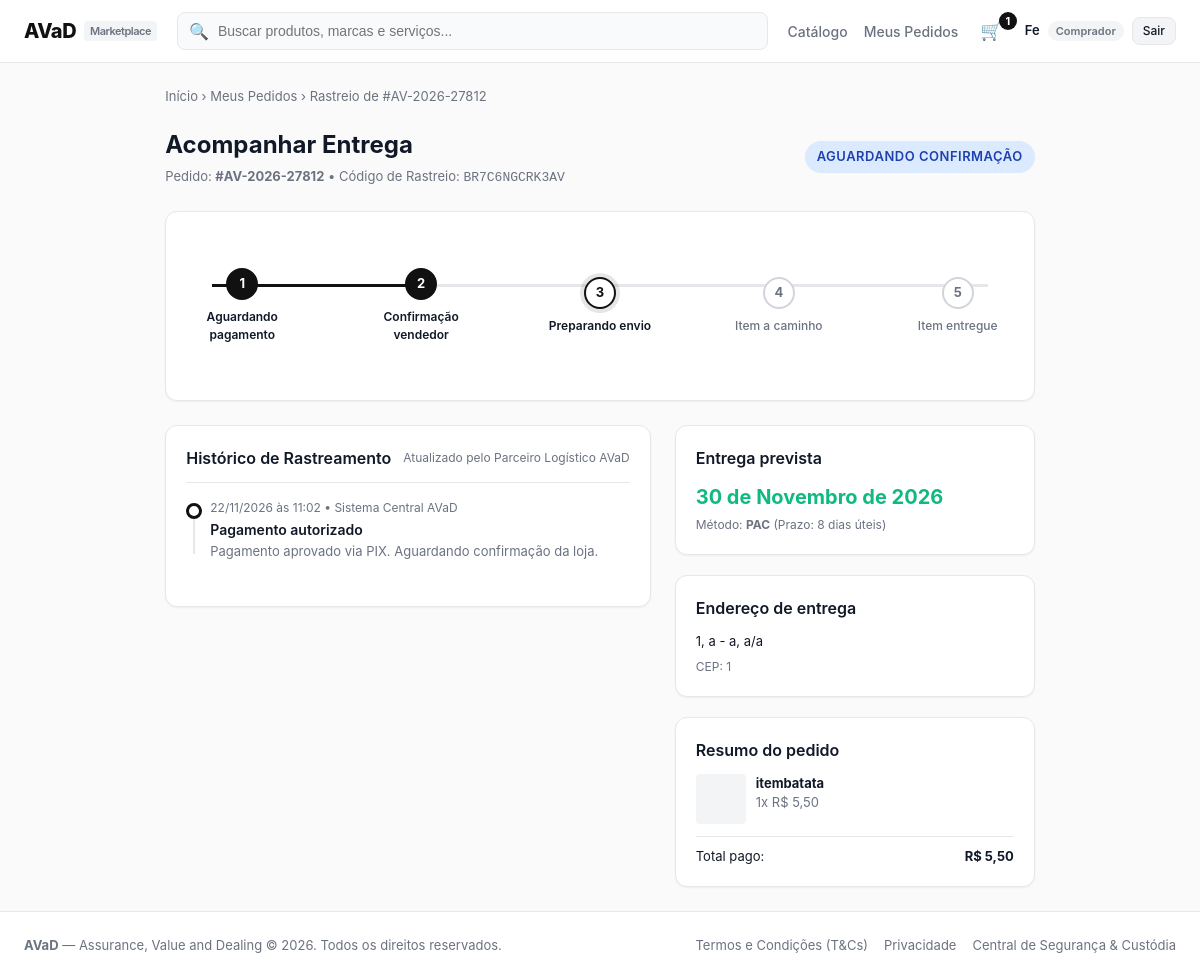
The page /orders/tracking/8/ (signed in) on the database as committed earlier.
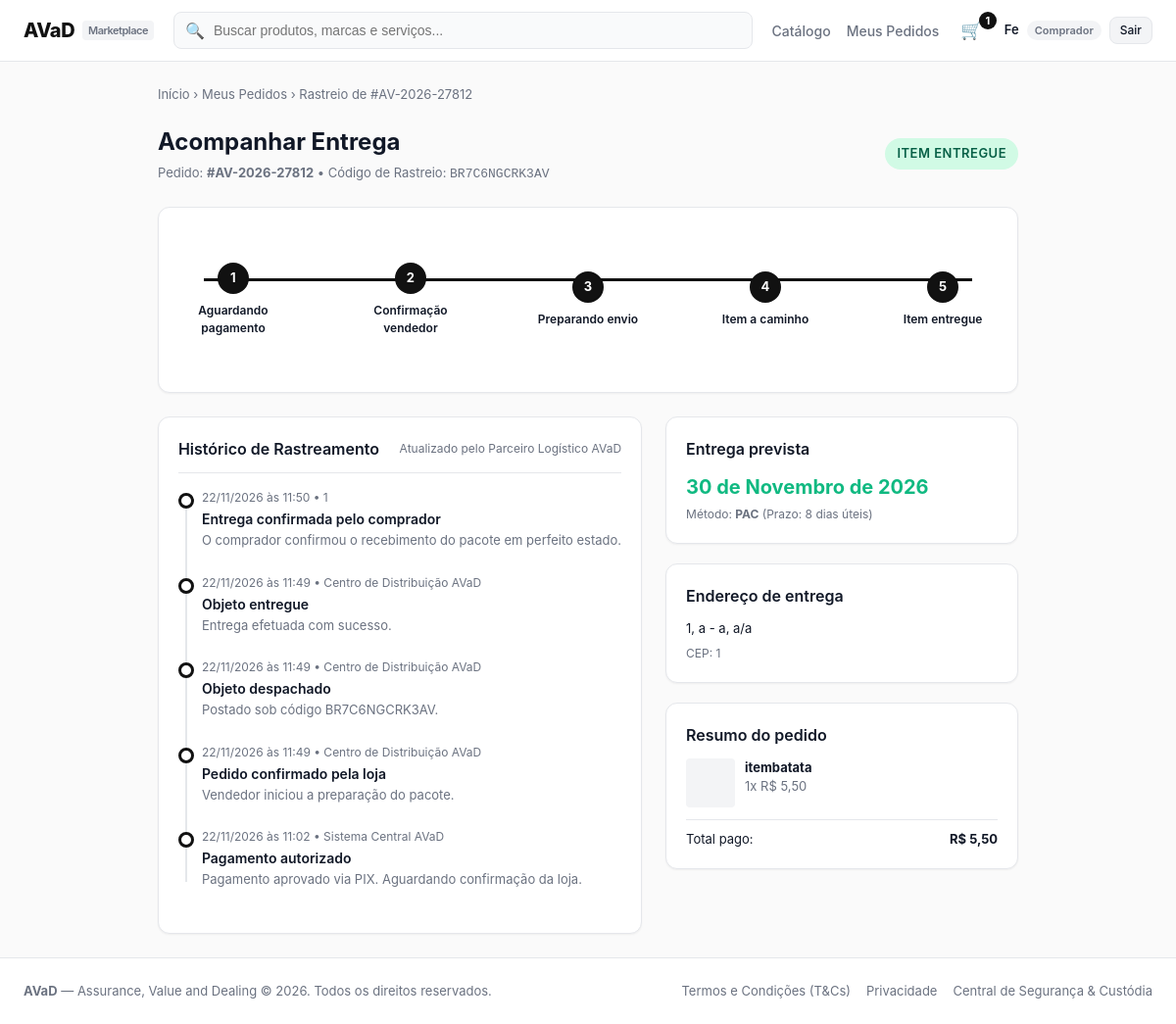
The same page on the database as committed later.
### orders/models.py (models this page shows, shortened)
class Order(models.Model):
    codigo = models.CharField(max_length=20, unique=True, default=generate_order_code)
    comprador = models.ForeignKey(User, on_delete=models.CASCADE, related_name='compras')
    vendedor = models.ForeignKey(User, on_delete=models.CASCADE, related_name='vendas')
    produto = models.ForeignKey('catalog.Product', on_delete=models.CASCADE)
    quantidade = models.PositiveIntegerField(default=1)
    preco_unitario = models.DecimalField(max_digits=10, decimal_places=2)
    valor_frete = models.DecimalField(max_digits=10, decimal_places=2, default=0)
    metodo_frete = models.CharField(max_length=20, choices=METODO_FRETE_CHOICES, default='pac')
    prazo_dias = models.PositiveIntegerField(default=7)
    valor_total = models.DecimalField(max_digits=10, decimal_places=2)
    forma_pagamento = models.CharField(max_length=20, choices=FORMA_PAGAMENTO_CHOICES, default='cartao')
    parcelas = models.PositiveIntegerField(default=1)
    cep_entrega = models.CharField(max_length=10, blank=True)
    endereco_entrega = models.TextField(blank=True)
    codigo_rastreio = models.CharField(max_length=20, blank=True, default='')
    status = models.CharField(max_length=30, choices=STATUS_CHOICES, default='aguardando_pagamento')
    recebimento_confirmado = models.BooleanField(default=False)
    entregue_em = models.DateTimeField(null=True, blank=True)  # quando o pedido passou a 'entregue'
    criado_em = models.DateTimeField(auto_now_add=True)
    class Meta:
        ordering = ['-criado_em']
    @property
    def status_display_badge(self):
        mapping = {
            'aguardando_pagamento': ('AGUARDANDO PAGAMENTO', 'warning'),
            'aguardando_confirmacao': ('AGUARDANDO CONFIRMAÇÃO', 'info'),
            'preparando': ('PREPARANDO ENVIO', 'info'),
            'a_caminho': ('ITEM A CAMINHO', 'primary'),
            'entregue': ('ITEM ENTREGUE', 'success'),
            'cancelado': ('CANCELADO/ESTORNADO', 'danger'),
        }
        return mapping.get(self.status, ('DESCONHECIDO', 'secondary'))
    @property
    def status_step(self):
        steps = ['aguardando_pagamento', 'aguardando_confirmacao', 'preparando', 'a_caminho', 'entregue']
        if self.status == 'cancelado':
            return -1
        return steps.index(self.status) if self.status in steps else 0

class TrackingEvent(models.Model):
    pedido = models.ForeignKey(Order, on_delete=models.CASCADE, related_name='tracking_events')
    titulo = models.CharField(max_length=100)
    descricao = models.CharField(max_length=255, blank=True)
    local = models.CharField(max_length=100, blank=True)
    data_hora = models.DateTimeField(default=timezone.now)
    class Meta:
        ordering = ['-data_hora']

### catalog/models.py (models this page shows, shortened)
class Product(models.Model):
    vendedor = models.ForeignKey(User, on_delete=models.CASCADE, related_name='products')
    titulo = models.CharField(max_length=200)
    categoria = models.CharField(max_length=50, choices=CATEGORIAS)
    descricao = models.TextField()
    caracteristicas = models.TextField(blank=True, help_text='Uma característica por linha')
    preco = models.DecimalField(max_digits=10, decimal_places=2)
    estoque = models.PositiveIntegerField(default=0)
    imagem = models.ImageField(upload_to='products/', blank=True, null=True)
    frete_gratis = models.BooleanField(default=False)
    ativo = models.BooleanField(default=True)
    removido = models.BooleanField(default=False)  # anúncio removido pelo vendedor (some da loja e da lista)
    criado_em = models.DateTimeField(auto_now_add=True)
    class Meta:
        ordering = ['-criado_em']

### orders/views.py (the view)
# urls.py: path('tracking/<int:order_id>/', views.tracking_view, name='tracking'),
@login_required
def tracking_view(request, order_id):
    confirmar_recebimentos_vencidos()
    order = get_object_or_404(Order, pk=order_id)
    if not e_parte_do_pedido(request, order.comprador, order.vendedor):
        messages.error(request, 'Acesso não autorizado.')
        return redirect(pagina_inicial(request))
    events = order.tracking_events.all().order_by('-data_hora')
    previsao_entrega = order.criado_em + datetime.timedelta(days=order.prazo_dias)
    return render(request, 'orders/tracking.html', {
        'order': order,
        'events': events,
        'previsao_entrega': previsao_entrega,
    })

### accounts/roles.py (called while the page is built, shortened)
def tipo_usuario(request):
    if not request.user.is_authenticated:
        return None
    tipo = request.session.get('tipo_usuario')
    return tipo if tipo in TIPOS else COMPRADOR

def e_parte_do_pedido(request, comprador, vendedor):
    tipo = tipo_usuario(request)
    if tipo == COMPRADOR:
        return request.user == comprador

### orders/cart.py (called while the page is built)
    def _qs(self):
        return CartItem.objects.filter(usuario=self.user)

    def count(self):
        total = self._qs().filter(produto__ativo=True).aggregate(t=Sum('quantidade'))['t']
        return total or 0

### orders/context_processors.py (called while the page is built)
def cart_count(request):
    user = getattr(request, 'user', None)
    if user is None or not user.is_authenticated:
        return {'cart_count': 0}
    return {'cart_count': Cart(request).count()}

### templates/orders/tracking.html (shortened to what the changed rows need)
{% extends "base.html" %}
{% block content %}
<div style="font-size: 13px; color: var(--text-muted); margin-bottom: 20px;">
  <a href="{% url 'home' %}">Início</a> &rsaquo;
  {% if request.tipo_usuario == 'vendedor' %}
    <a href="{% url 'orders:seller_orders' %}">Gestão de Pedidos</a>
  {% elif request.tipo_usuario == 'mediador' %}
    <a href="{% url 'disputes:mediation_panel' %}">Painel de Mediação</a>
  {% else %}
    <a href="{% url 'orders:my_orders' %}">Meus Pedidos</a>
  {% endif %}
  &rsaquo;
  <span>Rastreio de {{ order.codigo }}</span>
</div>
<div style="margin-bottom: 24px; display: flex; justify-content: space-between; align-items: center; flex-wrap: wrap; gap: 12px;">
  <div>
    <h1 style="font-size: 24px; font-weight: 700;">Acompanhar Entrega</h1>
    <div style="font-size: 13px; color: var(--text-muted); margin-top: 4px;">
      Pedido: <strong>{{ order.codigo }}</strong> &bull; Código de Rastreio: <code>{{ order.codigo_rastreio }}</code>
    </div>
  </div>
  <div>
    <span class="badge badge-{{ order.status_display_badge.1 }}" style="font-size: 13px; padding: 6px 12px;">
      {{ order.status_display_badge.0 }}
    </span>
  </div>
</div>
<div class="card" style="margin-bottom: 24px; padding: 24px 16px;">
  <div class="stepper-horizontal">
    <div class="stepper-track">
      <div class="stepper-track-fill" style="width: {% if order.status == 'aguardando_pagamento' %}0%{% elif order.status == 'aguardando_confirmacao' %}25%{% elif order.status == 'preparando' %}50%{% elif order.status == 'a_caminho' %}75%{% elif order.status == 'entregue' %}100%{% else %}0%{% endif %};"></div>
    </div>
    <div class="stepper-step {% if order.status_step >= 2 %}completed{% elif order.status_step == 1 %}active{% endif %}">
      <div class="step-circle">3</div>
      <div class="step-label">Preparando envio</div>
    </div>
    <div class="stepper-step {% if order.status_step >= 3 %}completed{% elif order.status_step == 2 %}active{% endif %}">
      <div class="step-circle">4</div>
      <div class="step-label">Item a caminho</div>
    </div>
    <div class="stepper-step {% if order.status_step >= 4 %}completed{% elif order.status_step == 3 %}active{% endif %}">
      <div class="step-circle">5</div>
      <div class="step-label">Item entregue</div>
    </div>
  </div>
</div>
<div style="display: grid; grid-template-columns: 1fr 360px; gap: 24px;">
  <div>
    <div class="card">
      <div class="card-header" style="flex-wrap: wrap; gap: 12px;">
        <h2 class="card-title">Histórico de Rastreamento</h2>
      </div>
      <div class="timeline-vertical" style="margin-top: 16px;">
        {% for event in events %}
          <div class="timeline-item">
            <div class="timeline-bullet"></div>
            <div class="timeline-time">{{ event.data_hora|date:"d/m/Y \à\s H:i" }} {% if event.local %}&bull; {{ event.local }}{% endif %}</div>
            <div class="timeline-title">{{ event.titulo }}</div>
            {% if event.descricao %}
              <div class="timeline-desc">{{ event.descricao }}</div>
            {% endif %}
          </div>
        {% empty %}
          <div style="color: var(--text-muted); font-size: 13px;">Aguardando os primeiros eventos de transporte.</div>
        {% endfor %}
      </div>
    </div>
  </div>
  <div style="display: flex; flex-direction: column; gap: 20px;">
    <div class="card">
      <h3 class="card-title" style="margin-bottom: 12px;">Entrega prevista</h3>
      <div style="font-size: 20px; font-weight: 700; color: #10B981; margin-bottom: 4px;">
        {{ previsao_entrega|date:"d \d\e F \d\e Y" }}
      </div>
      <div style="font-size: 12px; color: var(--text-muted);">
        Método: <strong>{{ order.get_metodo_frete_display }}</strong> (Prazo: {{ order.prazo_dias }} dias úteis)
      </div>
    </div>
    <div class="card">
      <h3 class="card-title" style="margin-bottom: 12px;">Endereço de entrega</h3>
      <p style="font-size: 13px; line-height: 1.5; color: var(--text-main);">
        {{ order.endereco_entrega }}
      </p>
      <div style="font-size: 12px; color: var(--text-muted); margin-top: 6px;">
        CEP: {{ order.cep_entrega }}
      </div>
    </div>
    <div class="card">
      <div style="display: flex; gap: 10px; margin-bottom: 12px;">
        <div style="font-size: 13px;">
          <strong>{{ order.produto.titulo }}</strong>
          <div style="color: var(--text-muted);">{{ order.quantidade }}x R$ {{ order.preco_unitario }}</div>
        </div>
      </div>
      <div style="font-size: 13px; border-top: 1px solid var(--border-color); padding-top: 10px; display: flex; justify-content: space-between;">
        <span>Total pago:</span>
        <strong>R$ {{ order.valor_total }}</strong>
      </div>
    </div>
  </div>
</div>
{% endblock %}

Rows that differ between the two databases and show on the page:
changed Order "BR7C6NGCRK3AV": status "aguardando_confirmacao" → "entregue" (drawn); status_display_badge.0 "AGUARDANDO CONFIRMAÇÃO" → "ITEM ENTREGUE"
added TrackingEvent: data_hora "22/11/2026 às 11:50", local "1", titulo "Entrega confirmada pelo comprador", descricao "O comprador confirmou o recebimento do pacote em perfeito estado."
added TrackingEvent: data_hora "22/11/2026 às 11:49", local "Centro de Distribuição AVaD", titulo "Objeto entregue", descricao "Entrega efetuada com sucesso."
added TrackingEvent: data_hora "22/11/2026 às 11:49", local "Centro de Distribuição AVaD", titulo "Objeto despachado", descricao "Postado sob código BR7C6NGCRK3AV."
added TrackingEvent: data_hora "22/11/2026 às 11:49", local "Centro de Distribuição AVaD", titulo "Pedido confirmado pela loja", descricao "Vendedor iniciou a preparação do pacote."
